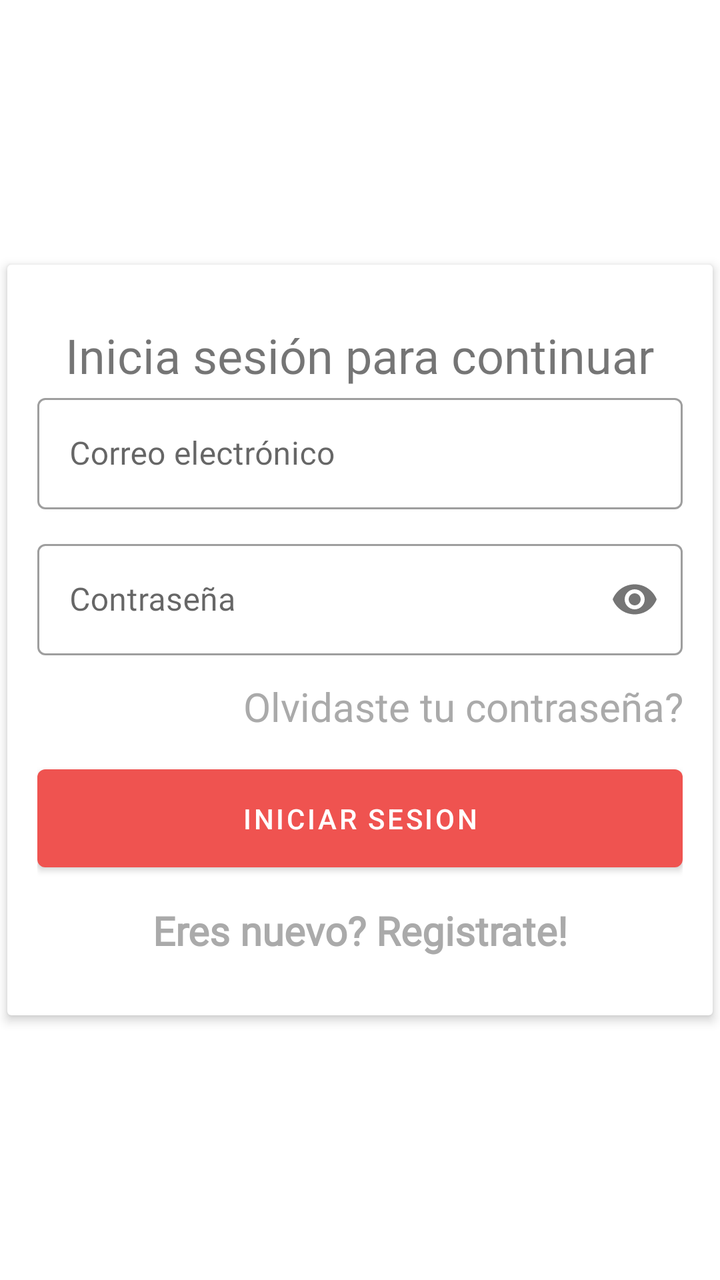
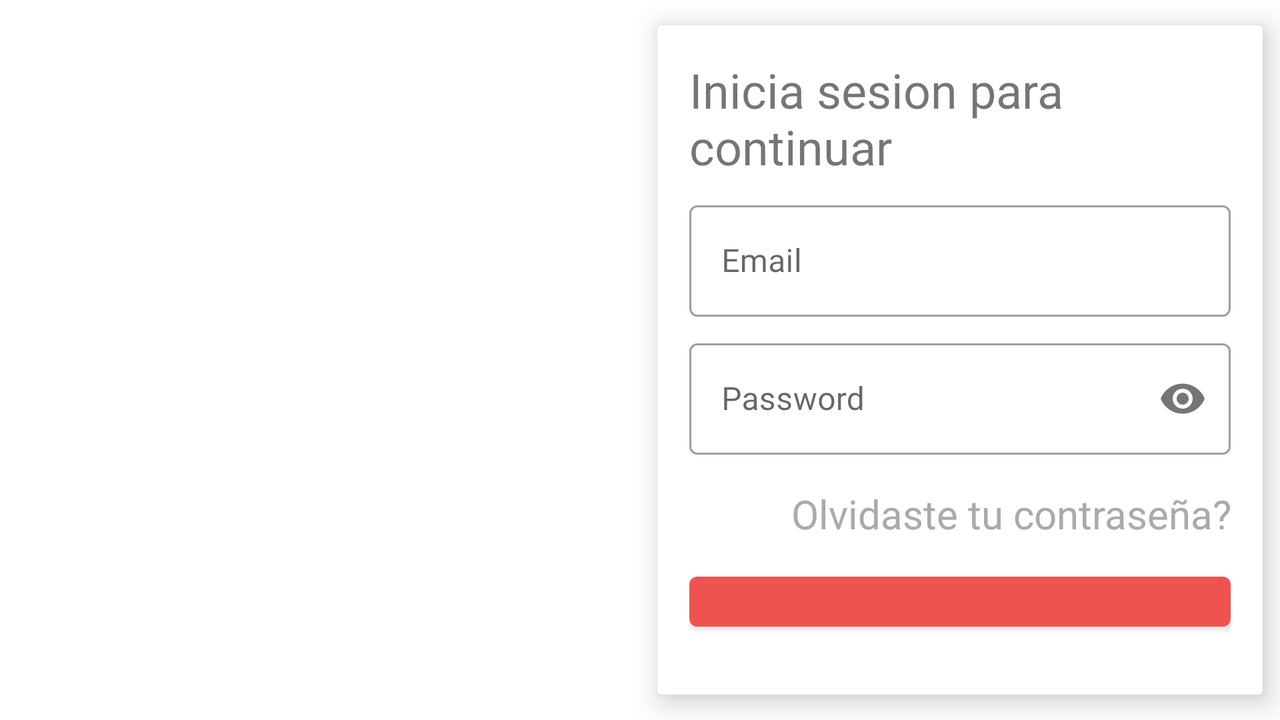

The same Android screen from two of the app's own layout files: first res/layout/ as a phone draws it, then the repository's variant for another configuration, drawn on a device whose configuration selects that folder. Both files follow.
<!-- AndroidManifest.xml: application theme Theme.Codelia -->
<!-- res/layout/fragment_login.xml -->
<?xml version="1.0" encoding="utf-8"?>
<RelativeLayout xmlns:android="http://schemas.android.com/apk/res/android"
    xmlns:tools="http://schemas.android.com/tools"
    android:layout_width="match_parent"
    android:layout_height="match_parent"
    xmlns:app="http://schemas.android.com/apk/res-auto"
    tools:context=".login.LoginFragment">

    <ImageView
        android:id="@+id/image_logo"
        android:layout_width="150dp"
        android:layout_height="150dp"
        android:layout_above="@+id/card_form_container"
        android:layout_centerHorizontal="true"
        android:layout_marginTop="5dp"
        android:padding="1dp"
        android:layout_marginBottom="1dp"
        android:src="@drawable/android_red" />

    <androidx.cardview.widget.CardView
        android:id="@+id/card_form_container"
        android:layout_width="match_parent"
        android:layout_height="wrap_content"
        android:layout_alignParentLeft="true"
        android:layout_alignParentStart="true"
        android:layout_centerVertical="true"
        app:cardElevation="3dp"
        app:cardUseCompatPadding="true"
        app:contentPadding="15dp">

        <LinearLayout
            android:layout_width="match_parent"
            android:layout_height="wrap_content"
            android:layout_marginTop="14dp"
            android:layout_marginBottom="14dp"
            android:orientation="vertical">

            <TextView
                android:layout_width="wrap_content"
                android:layout_height="wrap_content"
                android:id="@+id/continuarLabel"
                android:text="Inicia sesión para continuar"
                android:textSize="24sp"
                android:fontFamily="@font/abel"
                android:layout_gravity="center"/>

            <com.google.android.material.textfield.TextInputLayout
                android:layout_height="wrap_content"
                android:layout_width="match_parent"
                android:layout_marginBottom="12dp"
                android:id="@+id/usuarioTextField"
                android:hint="Correo electrónico"
                style="@style/Widget.MaterialComponents.TextInputLayout.OutlinedBox">

                <com.google.android.material.textfield.TextInputEditText
                    android:layout_width="match_parent"
                    android:layout_height="wrap_content"
                    android:fontFamily="@font/abel"
                    android:inputType="textEmailAddress"/>

            </com.google.android.material.textfield.TextInputLayout>

            <com.google.android.material.textfield.TextInputLayout
                android:layout_height="wrap_content"
                android:layout_width="match_parent"
                android:layout_marginBottom="12dp"
                android:id="@+id/contrasenaTextField"
                android:hint="Contraseña"
                style="@style/Widget.MaterialComponents.TextInputLayout.OutlinedBox"
                app:passwordToggleEnabled="true">

                <com.google.android.material.textfield.TextInputEditText
                    android:layout_width="match_parent"
                    android:layout_height="wrap_content"
                    android:fontFamily="@font/abel"
                    android:inputType="textPassword"/>

            </com.google.android.material.textfield.TextInputLayout>

            <TextView
                android:id="@+id/olvidasteContra"
                android:layout_width="250dp"
                android:layout_height="wrap_content"
                android:textAlignment="textEnd"
                android:textSize="20dp"
                android:textColor="@android:color/darker_gray"
                android:fontFamily="@font/abel"
                android:layout_gravity="end"
                android:clickable="true"
                android:focusable="true"
                android:text="Olvidaste tu contraseña?"/>

            <com.google.android.material.button.MaterialButton
                android:layout_width="match_parent"
                android:layout_height="wrap_content"
                android:id="@+id/inicioSesion"
                android:text="INICIAR SESION"
                android:textColor="@color/white"
                android:layout_marginTop="12dp"
                android:layout_marginBottom="12dp"
                android:padding="15dp"/>

            <TextView
                android:id="@+id/nuevoUsuario"
                android:layout_width="250dp"
                android:layout_height="wrap_content"
                android:textAlignment="center"
                android:textSize="20dp"
                android:textColor="@android:color/darker_gray"
                android:fontFamily="@font/abel"
                android:layout_gravity="center"
                android:clickable="true"
                android:focusable="true"
                android:textStyle="bold"
                android:text="Eres nuevo? Registrate!"/>
            <ProgressBar
                android:id="@+id/progress_login"
                style="?android:attr/progressBarStyle"
                android:layout_width="match_parent"
                android:layout_height="wrap_content"
                android:visibility="gone"/>
        </LinearLayout>

    </androidx.cardview.widget.CardView>

</RelativeLayout>
<!-- resources referenced by this layout -->
<resources>
  <color name="white">#FFFFFFFF</color>
  <style name="Theme.Codelia" parent="Theme.MaterialComponents.Light.NoActionBar">
          
          <item name="colorPrimary">@color/colorPrimary</item>
          <item name="colorPrimaryVariant">@color/colorPrimaryDark</item>
          <item name="colorOnPrimary">@color/colorAccent</item>
          
          <item name="colorSecondary">@color/teal_200</item>
          <item name="colorSecondaryVariant">@color/teal_700</item>
          <item name="colorOnSecondary">@color/black</item>
          
          <item name="android:statusBarColor" tools:targetApi="l">?attr/colorPrimaryVariant</item>
          
  
          <item name="android:windowContentTransitions">true</item>
      </style>
  <color name="colorPrimary">#ef5350</color>
  <color name="colorPrimaryDark">#b61827</color>
  <color name="colorAccent">#8d6e63</color>
  <color name="teal_200">#FF03DAC5</color>
  <color name="teal_700">#FF018786</color>
  <color name="black">#FF000000</color>
</resources>
<!-- res/layout-land/fragment_login.xml (the repository's variant of the layout above) -->
<!-- drawn on the phone turned sideways -->
<?xml version="1.0" encoding="utf-8"?>
<LinearLayout xmlns:android="http://schemas.android.com/apk/res/android"
    xmlns:tools="http://schemas.android.com/tools"
    android:layout_width="match_parent"
    android:layout_height="match_parent"
    xmlns:app="http://schemas.android.com/apk/res-auto"
    tools:context=".login.LoginFragment">

    <FrameLayout
        android:layout_width="0dp"
        android:layout_height="match_parent"
        android:layout_weight="1"
        android:padding="16dp">
        <ImageView
            android:src="@drawable/android_red"
            android:id="@+id/image_logo"
            android:layout_width="150dp"
            android:layout_height="150dp"
            android:layout_gravity="center"/>
    </FrameLayout>

    <androidx.cardview.widget.CardView
        android:id="@+id/card_form_container"
        android:layout_width="0dp"
        android:layout_height="match_parent"
        android:layout_weight="1"
        app:cardElevation="8dp"
        app:cardUseCompatPadding="true"
        app:contentPadding="16dp">

        <LinearLayout
            android:id="@+id/linear_organizer"
            android:layout_width="match_parent"
            android:layout_height="match_parent"
            android:orientation="vertical">

            <TextView
                android:layout_width="wrap_content"
                android:layout_height="wrap_content"
                android:id="@+id/continuarLabel"
                android:text="Inicia sesion para continuar"
                android:textSize="24sp"
                android:fontFamily="@font/abel"
                android:layout_gravity="center"/>

            <com.google.android.material.textfield.TextInputLayout
                android:layout_height="wrap_content"
                android:layout_width="match_parent"
                android:layout_marginBottom="8dp"
                android:layout_marginTop="8dp"
                android:id="@+id/float_label_email"
                android:hint="Email"
                style="@style/Widget.MaterialComponents.TextInputLayout.OutlinedBox">

                <com.google.android.material.textfield.TextInputEditText
                    android:layout_width="match_parent"
                    android:layout_height="wrap_content"
                    android:fontFamily="@font/abel"
                    android:inputType="textEmailAddress"/>

            </com.google.android.material.textfield.TextInputLayout>

            <com.google.android.material.textfield.TextInputLayout
                android:layout_height="wrap_content"
                android:layout_width="match_parent"
                android:layout_marginBottom="16dp"
                android:id="@+id/contrasenaTextField"
                android:hint="Password"
                style="@style/Widget.MaterialComponents.TextInputLayout.OutlinedBox"
                app:passwordToggleEnabled="true">

                <com.google.android.material.textfield.TextInputEditText
                    android:layout_width="match_parent"
                    android:layout_height="wrap_content"
                    android:fontFamily="@font/abel"
                    android:inputType="textPassword"/>

            </com.google.android.material.textfield.TextInputLayout>

            <TextView
                android:id="@+id/olvidasteContra"
                android:layout_width="250dp"
                android:layout_height="wrap_content"
                android:textAlignment="textEnd"
                android:textSize="20dp"
                android:textColor="@android:color/darker_gray"
                android:fontFamily="@font/abel"
                android:layout_gravity="end"
                android:clickable="true"
                android:focusable="true"
                android:text="Olvidaste tu contraseña?"/>

            <com.google.android.material.button.MaterialButton
                android:layout_width="match_parent"
                android:layout_height="wrap_content"
                android:id="@+id/inicioSesion"
                android:text="INICIAR SESION"
                android:textColor="@color/white"
                android:layout_marginTop="12dp"
                android:layout_marginBottom="12dp"
                android:padding="15dp"/>

            <TextView
                android:id="@+id/nuevoUsuario"
                android:layout_width="250dp"
                android:layout_height="wrap_content"
                android:textAlignment="center"
                android:textSize="20dp"
                android:textColor="@android:color/darker_gray"
                android:fontFamily="@font/abel"
                android:layout_gravity="center"
                android:clickable="true"
                android:focusable="true"
                android:textStyle="bold"
                android:text="Eres nuevo? Registrate!"/>
            <ProgressBar
                android:id="@+id/progress_login"
                style="?android:attr/progressBarStyle"
                android:layout_width="match_parent"
                android:layout_height="wrap_content"
                android:visibility="gone"/>
        </LinearLayout>

    </androidx.cardview.widget.CardView>

</LinearLayout>
